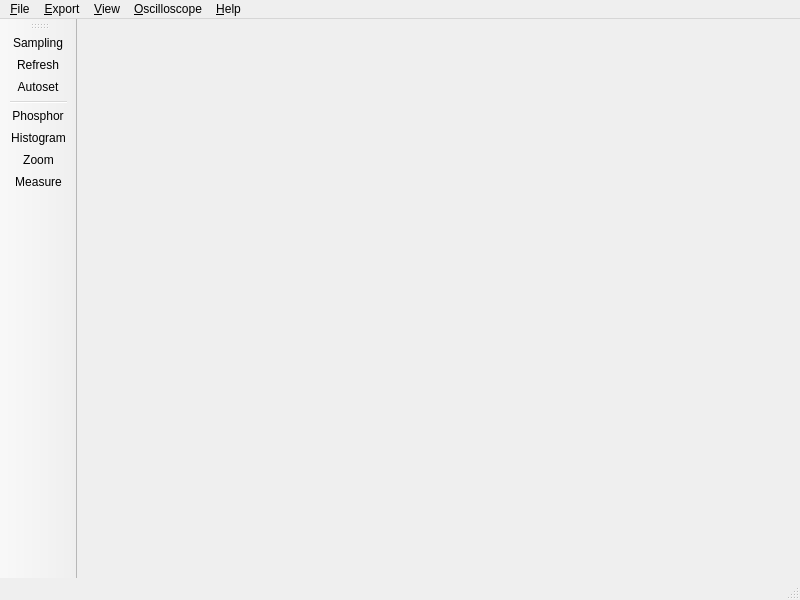
<?xml version="1.0" encoding="UTF-8"?>
<ui version="4.0">
 <class>MainWindow</class>
 <widget class="QMainWindow" name="MainWindow">
  <property name="enabled">
   <bool>true</bool>
  </property>
  <property name="geometry">
   <rect>
    <x>0</x>
    <y>0</y>
    <width>800</width>
    <height>600</height>
   </rect>
  </property>
  <property name="windowTitle">
   <string>MainWindow</string>
  </property>
  <widget class="QWidget" name="centralwidget"/>
  <widget class="QMenuBar" name="menubar">
   <property name="geometry">
    <rect>
     <x>0</x>
     <y>0</y>
     <width>800</width>
     <height>30</height>
    </rect>
   </property>
   <widget class="QMenu" name="menuFile">
    <property name="title">
     <string>&amp;File</string>
    </property>
    <addaction name="actionOpen"/>
    <addaction name="actionSave"/>
    <addaction name="actionSave_as"/>
    <addaction name="separator"/>
    <addaction name="actionExit"/>
   </widget>
   <widget class="QMenu" name="menuView">
    <property name="title">
     <string>&amp;View</string>
    </property>
    <addaction name="actionSampling"/>
    <addaction name="actionRefresh"/>
    <addaction name="actionAutoSet"/>
    <addaction name="separator"/>
    <addaction name="actionPhosphor"/>
    <addaction name="actionHistogram"/>
    <addaction name="actionZoom"/>
    <addaction name="actionMeasure"/>
   </widget>
   <widget class="QMenu" name="menuOscilloscope">
    <property name="title">
     <string>&amp;Oscilloscope</string>
    </property>
    <addaction name="actionSettings"/>
    <addaction name="separator"/>
    <addaction name="actionCalibrateOffset"/>
    <addaction name="separator"/>
    <addaction name="actionManualCommand"/>
   </widget>
   <widget class="QMenu" name="menuHelp">
    <property name="title">
     <string>&amp;Help</string>
    </property>
    <addaction name="actionUserManual"/>
    <addaction name="actionACmodification"/>
    <addaction name="actionFrequencyGeneratorModification"/>
    <addaction name="separator"/>
    <addaction name="actionAbout"/>
    <addaction name="actionAboutQt"/>
   </widget>
   <widget class="QMenu" name="menuExport">
    <property name="title">
     <string>&amp;Export</string>
    </property>
   </widget>
   <addaction name="menuFile"/>
   <addaction name="menuExport"/>
   <addaction name="menuView"/>
   <addaction name="menuOscilloscope"/>
   <addaction name="menuHelp"/>
  </widget>
  <widget class="QStatusBar" name="statusbar"/>
  <widget class="QToolBar" name="toolBar">
   <property name="windowTitle">
    <string>toolBar</string>
   </property>
   <attribute name="toolBarArea">
    <enum>LeftToolBarArea</enum>
   </attribute>
   <attribute name="toolBarBreak">
    <bool>false</bool>
   </attribute>
   <addaction name="actionSampling"/>
   <addaction name="actionRefresh"/>
   <addaction name="actionAutoSet"/>
   <addaction name="separator"/>
   <addaction name="actionPhosphor"/>
   <addaction name="actionHistogram"/>
   <addaction name="actionZoom"/>
   <addaction name="actionMeasure"/>
  </widget>
  <action name="actionOpen">
   <property name="text">
    <string>&amp;Open Settings ..</string>
   </property>
   <property name="shortcut">
    <string>Ctrl+O</string>
   </property>
  </action>
  <action name="actionSave">
   <property name="text">
    <string>&amp;Save Settings</string>
   </property>
   <property name="shortcut">
    <string>Ctrl+S</string>
   </property>
  </action>
  <action name="actionSave_as">
   <property name="text">
    <string>Save Settings &amp;As ..</string>
   </property>
  </action>
  <action name="actionExit">
   <property name="text">
    <string>&amp;Exit</string>
   </property>
   <property name="shortcut">
    <string>Ctrl+Q</string>
   </property>
  </action>
  <action name="actionSampling">
   <property name="checkable">
    <bool>true</bool>
   </property>
   <property name="text">
    <string>S&amp;ampling</string>
   </property>
   <property name="shortcut">
    <string>Space</string>
   </property>
  </action>
  <action name="actionRefresh">
   <property name="checkable">
    <bool>false</bool>
   </property>
   <property name="text">
    <string>&amp;Refresh</string>
   </property>
  </action>
  <action name="actionAutoSet">
   <property name="text">
    <string>Au&amp;toset</string>
   </property>
  </action>
  <action name="actionPhosphor">
   <property name="checkable">
    <bool>true</bool>
   </property>
   <property name="text">
    <string>&amp;Phosphor</string>
   </property>
  </action>
  <action name="actionHistogram">
   <property name="checkable">
    <bool>true</bool>
   </property>
   <property name="text">
    <string>&amp;Histogram</string>
   </property>
  </action>
  <action name="actionZoom">
   <property name="checkable">
    <bool>true</bool>
   </property>
   <property name="text">
    <string>&amp;Zoom</string>
   </property>
  </action>
  <action name="actionMeasure">
   <property name="checkable">
    <bool>true</bool>
   </property>
   <property name="text">
    <string>&amp;Measure</string>
   </property>
  </action>
  <action name="actionUserManual">
   <property name="text">
    <string>&amp;User Manual</string>
   </property>
  </action>
  <action name="actionAbout">
   <property name="text">
    <string>&amp;About ..</string>
   </property>
  </action>
  <action name="actionAboutQt">
   <property name="text">
    <string>About &amp;Qt..</string>
   </property>
  </action>
  <action name="actionSettings">
   <property name="text">
    <string>&amp;Settings ..</string>
   </property>
  </action>
  <action name="actionCalibrateOffset">
   <property name="checkable">
    <bool>true</bool>
   </property>
   <property name="text">
    <string>Calibrate &amp;Offset</string>
   </property>
  </action>
  <action name="actionManualCommand">
   <property name="checkable">
    <bool>true</bool>
   </property>
   <property name="text">
    <string>&amp;Manual command</string>
   </property>
  </action>
  <action name="actionACmodification">
   <property name="text">
    <string>AC &amp;Modification</string>
   </property>
  </action>
  <action name="actionFrequencyGeneratorModification">
   <property name="text">
    <string>&amp;Frequency Generator Modification</string>
   </property>
  </action>
 </widget>
 <resources/>
 <connections/>
</ui>
